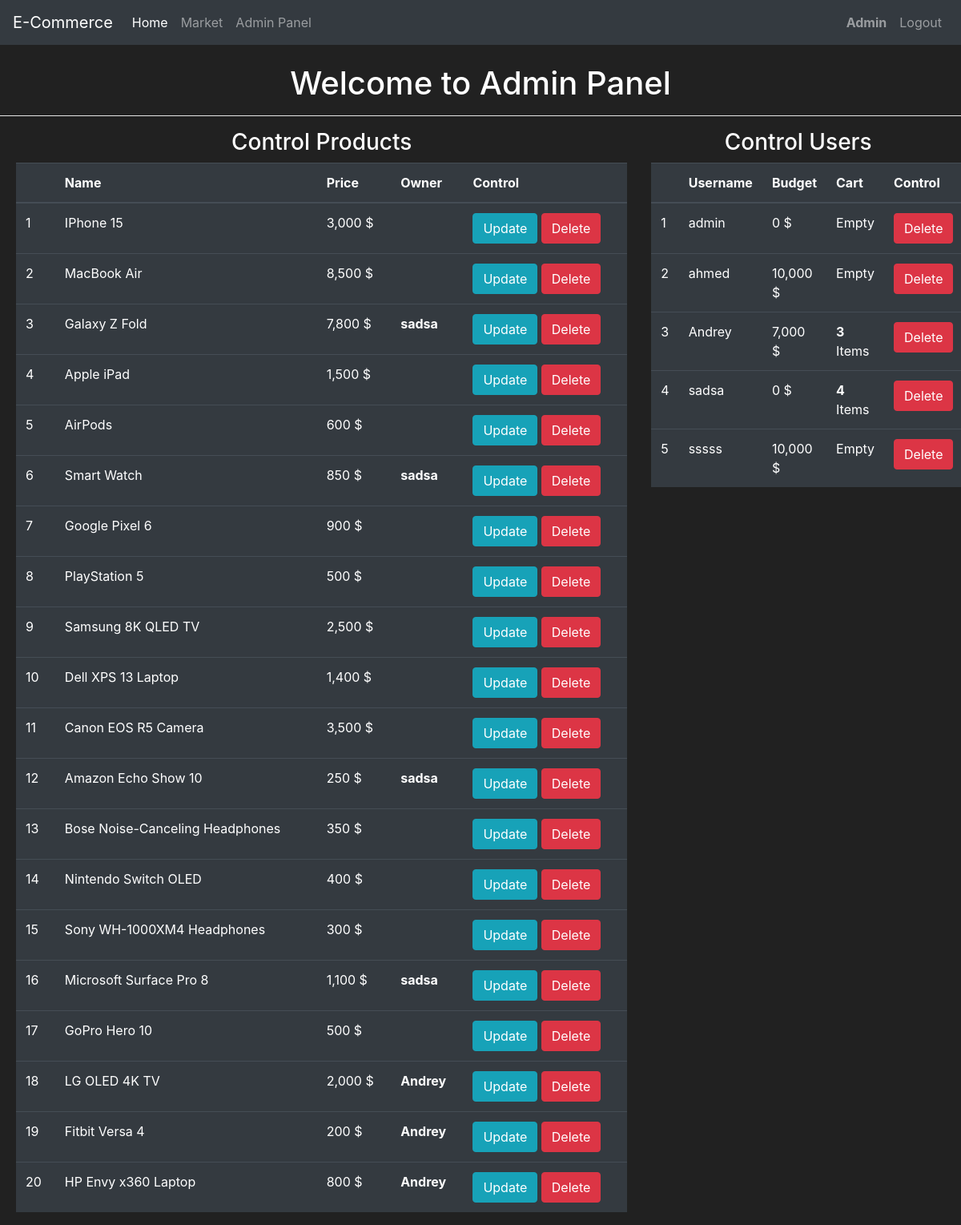
/admin (signed in), run on an earlier commit of the app's database.
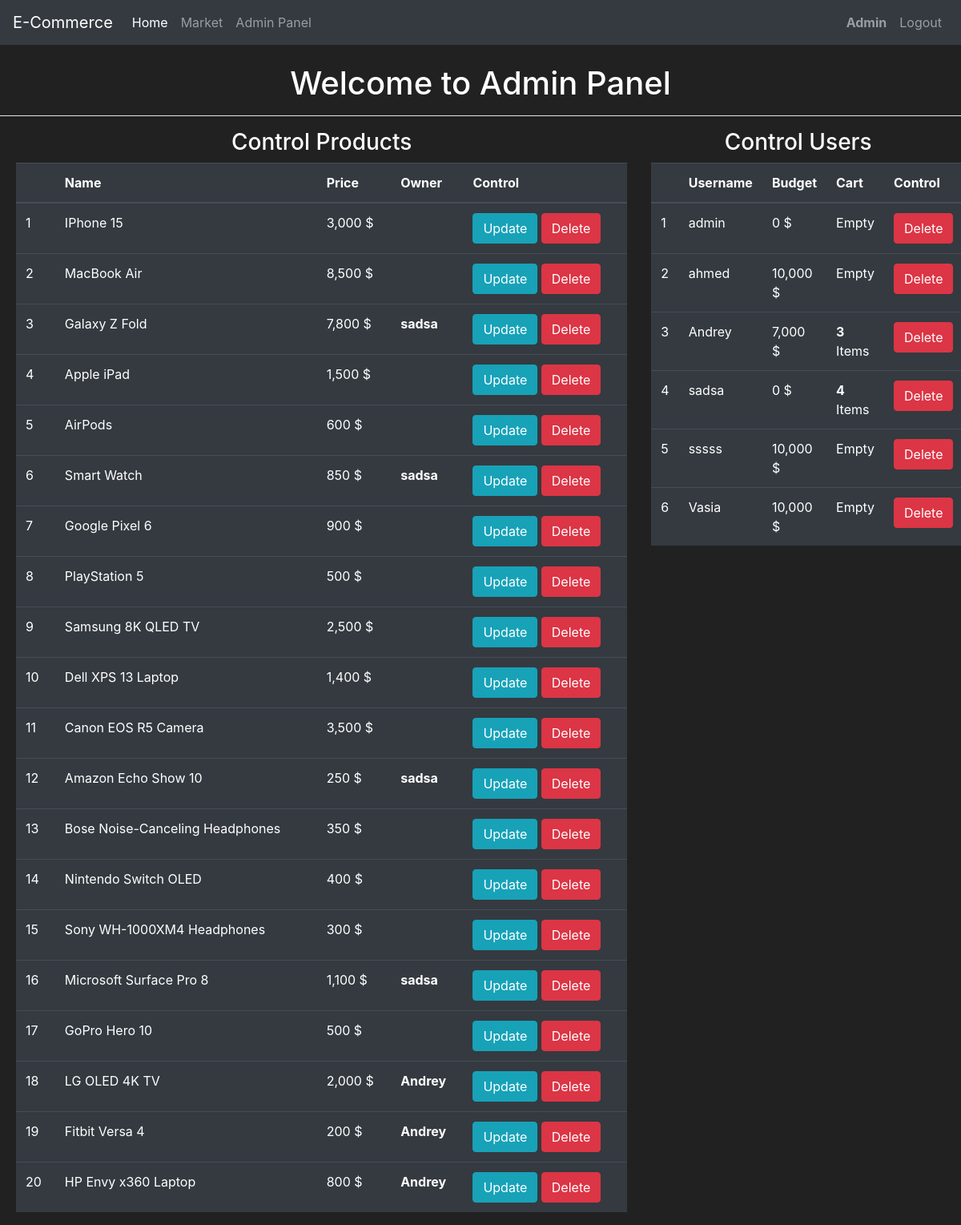
And on a later commit of the database.
### Market/models.py (models this page shows, shortened)
class User(db.Model, UserMixin):
    id = db.Column(db.Integer, primary_key=True)
    username = db.Column(db.String(length=30), nullable=False, unique=True)
    email_address = db.Column(db.String(length=50), nullable=False, unique=True)
    password_hash = db.Column(db.String(length=60), nullable=False)
    budget = db.Column(db.Integer, nullable=False, default=10000)
    items = db.relationship('Item', backref='owned_user', lazy=True)
    @property
    def prettier_budget(self):
        if len(str(self.budget)) >= 4:
            return f'{str(self.budget)[:-3]},{str(self.budget)[-3:]} $'
        return f'{self.budget} $'
    @property
    def password(self):
        return self.password

class Item(db.Model):
    id = db.Column(db.Integer, primary_key=True)
    name = db.Column(db.String(length=30), nullable=False, unique=True)
    barcode = db.Column(db.String(length=12), nullable=False, unique=True)
    price = db.Column(db.Integer, nullable=False)
    description = db.Column(db.String(length=1024), nullable=False)
    owner = db.Column(db.Integer, db.ForeignKey('user.id'))
    @property
    def prettier_price(self):
        if len(str(self.price)) >= 4:
            return f'{str(self.price)[:-3]},{str(self.price)[-3:]} $'
        else:
            return f'{self.price} $'

### Market/routes.py (the view)
@app.route("/admin")
@login_required
def AdminPage():
    if not current_user.username=='admin':
        flash('Please login as admin to access the admin panel!', category='danger')
        return redirect(url_for('LoginPage'))
    return render_template('ADMIN.html', title='Admin', users=User.query.all(), items=Item.query.all())

### Market/models.py (called while the page is built)
@login_manager.user_loader
def load_user(user_id):
    return User.query.get(int(user_id))

### Market/templates/ADMIN.html
{% extends "base.html" %}
{% block body %}
    <h1 style="text-align: center;">Welcome to Admin Panel</h1><hr style="background-color: #FFF;">
    <div class="row" style="margin-left: 5px; margin-right: 5px;">
        <div class="col-8">
            <h3 style="text-align: center;">Control Products</h3>
            <table class="table table-hover table-dark">
                <thead>
                    <tr>
                        <th scope="col"></th>
                        <th scope="col">Name</th>
                        <th scope="col">Price</th>
                        <th scope="col">Owner</th>
                        <th scope="col">Control</th>
                    </tr>
                </thead>
                <tbody>
                    {% for item in items %}
                    <tr>
                        <td>{{ item.id }}</td>
                        <td>{{ item.name }}</td>
                        <td>{{ item.prettier_price }}</td>
                        <td><strong>{{ item.owned_user.username }}</strong></td>
                        <td>
                            <button class="btn btn-outline btn-info">Update</button>
                            <button class="btn btn-outline btn-danger">Delete</button>
                        </td>
                    </tr>
                    {% endfor %}
                </tbody>
            </table>
        </div>
        <div class="col-4">
            <h3 style="text-align: center;">Control Users</h3>
            <table class="table table-hover table-dark">
                <thead>
                    <tr>
                        <th scope="col"></th>
                        <th scope="col">Username</th>
                        <th scope="col">Budget</th>
                        <th scope="col">Cart</th>
                        <th scope="col">Control</th>
                    </tr>
                </thead>
                <tbody>
                    {% for user in users %}
                    <tr>
                        <td>{{ user.id }}</td>
                        <td>{{ user.username }}</td>
                        <td>{{ user.prettier_budget }}</td>
                        {% if user.items.__len__() != 0 %}
                        <td><strong style="text-align: center;">{{ user.items.__len__() }}</strong> Items</td>
                        {% else %}
                        <td>Empty</td>
                        {% endif %}
                        <td>
                            <button class="btn btn-outline btn-danger">Delete</button>
                        </td>
                    </tr>
                    {% endfor %}
                </tbody>
            </table>
        </div>
    </div>
{% endblock %}

### Market/templates/base.html (shortened to what this page needs)
<!DOCTYPE html>
<html lang="en">
<head>
    <link rel="stylesheet" href="https://cdn.jsdelivr.net/npm/bootstrap@4.5.3/dist/css/bootstrap.min.css">
</head>
<body style="background-color: #212121; color: #fff;">
    <nav class="navbar navbar-expand-md navbar-dark bg-dark" style="font: bold;">
		<a class="navbar-brand" href="{{ url_for('HomePage') }}">E-Commerce</a>
		<div class="collapse navbar-collapse" id="navbarNav">
			<ul class="navbar-nav mr-auto">
				<li class="nav-item active">
					<a class="nav-link" href="{{ url_for('HomePage') }}">Home </a>
				</li>
				<li class="nav-item">
					<a class="nav-link" href="{{ url_for('MarketPage') }}">Market</a>
				</li>
				<li class="nav-item">
					<a class="nav-link" href="{{ url_for('AdminPage') }}">Admin Panel</a>
				</li>
			</ul>
            {% if current_user.is_authenticated %}
            <ul class="navbar-nav">
                <li class="nav-item">
                    <a class="nav-link"><b style="text-transform: capitalize;">{{ current_user.username }}</b></a>
                </li>
                <li class="nav-item">
                    <a class="nav-link" href="{{ url_for('LogoutPage') }}">Logout</a>
                </li>
            </ul>
          {% endif %}
		</div>
	</nav>
    <br>
    {% block body %}{% endblock %}
</body>
</html>

What changed in the data, as far as the page shows it:
added User: id "6", username "Vasia", prettier_budget "10,000 $", shows "Empty"
